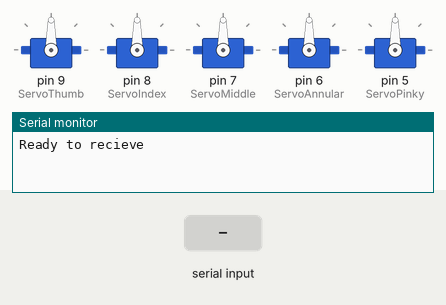
This sketch was run on a simulated Arduino Uno, built with avr-gcc and run on an emulated ATmega328P. Shown: 5 × servo, the last lines printed to the serial monitor. Inputs (shaded band) come from the test bench.

Above: at 2.7 s.
2.8 s: "<\n" received over Serial
At 4.2 s:
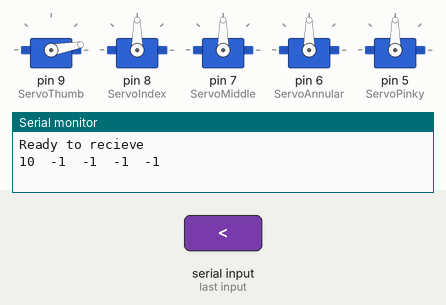
Timing chart, 0 to 5.8 s (numbered marks = the images above; inputs shaded):
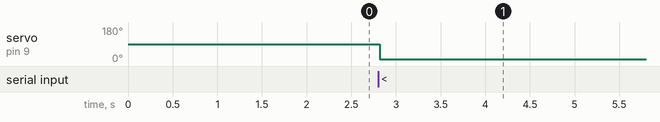

Measured:
- after the input at 2.8 s, servo on pin 9 (ServoThumb): 90° → 10° at once

The sketch:

Hand_Try2.ino
```cpp
/*
Robot Hand (For PowerGlove)
Created by Nick Petro
*/

#include <Servo.h>
Servo ServoThumb, ServoIndex,
ServoMiddle, ServoAnnular, ServoPinky;
byte startPackage;

int AngThumb   = 0;
int AngIndex   = 0;
int AngMiddle  = 0;
int AngAnnular = 0;
int AngPinky   = 0;


void setup()
{
  Serial.begin(9600);
  ServoThumb.attach(9);
  delay(300);
  ServoIndex.attach(8);
  delay(300);
  ServoMiddle.attach(7);
  delay(300);
  ServoAnnular.attach(6);
  delay(300);
  ServoPinky.attach(5);
  delay(300);
  Serial.println("Ready to recieve");
}

void loop()
{
  if(Serial.available() > 0) {

    startPackage = Serial.read();
    AngThumb   = Serial.read();
    AngIndex   = Serial.read();
    AngMiddle  = Serial.read();
    AngAnnular = Serial.read();
    AngPinky   = Serial.read();
    //AngPinky   = 180-AngPinky;

    if(startPackage == '<') {

      if(AngThumb!=-1){ServoThumb.write(AngThumb);}
      if(AngIndex!=-1){ServoIndex.write(AngIndex);}
      if(AngMiddle!=-1){ServoMiddle.write(AngMiddle);}
      if(AngAnnular!=-1){ServoAnnular.write(AngAnnular);}
      if(AngPinky!=-1){ServoPinky.write(180-AngPinky);}

      /*if(AngThumb!=-1){
        if(AngThumb > 100){AngThumb = 100;}
         ServoThumb.write(AngThumb);}
      if(AngIndex!=-1){
        if(AngIndex > 110){AngIndex = 110;}
        ServoIndex.write(AngIndex);}
      if(AngMiddle!=-1){
        if(AngMiddle > 130){AngMiddle = 130;}
        ServoMiddle.write(AngMiddle);}
      if(AngAnnular!=-1){
        if(AngAnnular > 125){AngAnnular = 125;}
        ServoAnnular.write(AngAnnular);}
      if(AngPinky!=-1 && AngPinky < 180){
        if(AngPinky > 110){AngPinky = 110;}
        ServoPinky.write(180-AngPinky);}*/

    Serial.print(AngThumb);
    Serial.print("\t");
    Serial.print(AngIndex);
    Serial.print("\t");
    Serial.print(AngMiddle);
    Serial.print("\t");
    Serial.print(AngAnnular);
    Serial.print("\t");
    Serial.print(AngPinky);
    Serial.print("\t");
    Serial.print("\n");

    }
  }
  delay(30);
}
```
